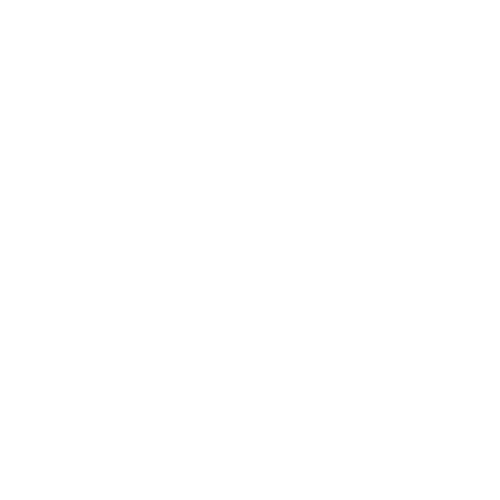
Frame 1 (no input)
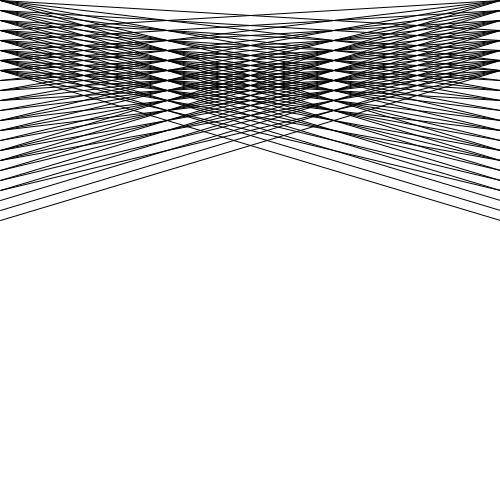
Frame 60 (the mouse pressed at the canvas centre just before this capture)
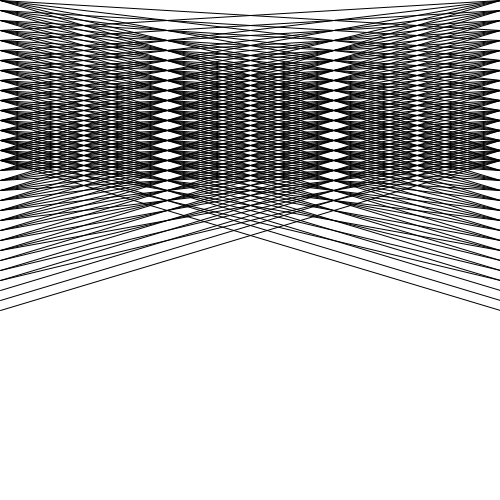
Frame 120 (the mouse held since frame 60 and released just before this capture)

The Processing sketch that drew these frames (run headless with seeded random() and noise(); from frame 60 on, the mouse is pressed at the canvas centre):

// Processing sketch: processing_182433
// ── processing_182433.pde

int endY;
void setup() {
  size(500, 500);
  frameRate(10);
  endY = 0;
}
void draw() {
  background(255);
  for (int y = 0; y < endY; y+=10) {
    stroke(0);
    line(0, y+30, width, y);
    line(0, y, width, y+30);
    line(0, y+60, width, y);
    line(0, y, width, y+60);
    line(0, y+90, width, y);
    line(0, y, width, y+90);
    line(0, y+120, width, y);
    line(0, y, width, y+120);
    line(0, y+150, width, y);
    line(0, y, width, y+150);
  }
  endY += 10;
  if (endY > height) {
    endY = 0;
  }
}
